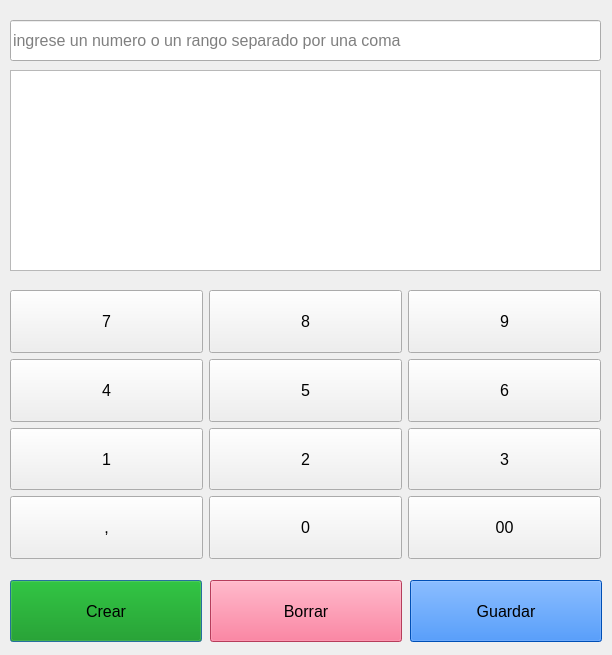
<?xml version="1.0" encoding="UTF-8"?>
<ui version="4.0">
 <class>Dialog</class>
 <widget class="QDialog" name="Dialog">
  <property name="windowModality">
   <enum>Qt::NonModal</enum>
  </property>
  <property name="geometry">
   <rect>
    <x>0</x>
    <y>0</y>
    <width>612</width>
    <height>655</height>
   </rect>
  </property>
  <property name="maximumSize">
   <size>
    <width>612</width>
    <height>655</height>
   </size>
  </property>
  <property name="windowTitle">
   <string>Tablas de Multiplicar</string>
  </property>
  <property name="windowIcon">
   <iconset>
    <normaloff>tablas.png</normaloff>tablas.png</iconset>
  </property>
  <widget class="QTextEdit" name="screen">
   <property name="geometry">
    <rect>
     <x>10</x>
     <y>70</y>
     <width>591</width>
     <height>201</height>
    </rect>
   </property>
   <property name="minimumSize">
    <size>
     <width>591</width>
     <height>201</height>
    </size>
   </property>
   <property name="maximumSize">
    <size>
     <width>591</width>
     <height>201</height>
    </size>
   </property>
   <property name="font">
    <font>
     <pointsize>12</pointsize>
    </font>
   </property>
   <property name="html">
    <string>&lt;!DOCTYPE HTML PUBLIC &quot;-//W3C//DTD HTML 4.0//EN&quot; &quot;http://www.w3.org/TR/REC-html40/strict.dtd&quot;&gt;
&lt;html&gt;&lt;head&gt;&lt;meta name=&quot;qrichtext&quot; content=&quot;1&quot; /&gt;&lt;style type=&quot;text/css&quot;&gt;
p, li { white-space: pre-wrap; }
&lt;/style&gt;&lt;/head&gt;&lt;body style=&quot; font-family:'MS Shell Dlg 2'; font-size:12pt; font-weight:400; font-style:normal;&quot;&gt;
&lt;p style=&quot;-qt-paragraph-type:empty; margin-top:0px; margin-bottom:0px; margin-left:0px; margin-right:0px; -qt-block-indent:0; text-indent:0px; font-size:7.8pt;&quot;&gt;&lt;br /&gt;&lt;/p&gt;&lt;/body&gt;&lt;/html&gt;</string>
   </property>
  </widget>
  <widget class="QWidget" name="gridLayoutWidget">
   <property name="geometry">
    <rect>
     <x>10</x>
     <y>290</y>
     <width>591</width>
     <height>269</height>
    </rect>
   </property>
   <layout class="QGridLayout" name="gridLayout">
    <item row="2" column="1">
     <widget class="QPushButton" name="pushButton_2">
      <property name="sizePolicy">
       <sizepolicy hsizetype="Minimum" vsizetype="Minimum">
        <horstretch>0</horstretch>
        <verstretch>0</verstretch>
       </sizepolicy>
      </property>
      <property name="font">
       <font>
        <pointsize>12</pointsize>
        <weight>50</weight>
        <bold>false</bold>
       </font>
      </property>
      <property name="styleSheet">
       <string notr="true"/>
      </property>
      <property name="text">
       <string>2</string>
      </property>
     </widget>
    </item>
    <item row="3" column="0">
     <widget class="QPushButton" name="pushButton_comma">
      <property name="sizePolicy">
       <sizepolicy hsizetype="Minimum" vsizetype="Minimum">
        <horstretch>0</horstretch>
        <verstretch>0</verstretch>
       </sizepolicy>
      </property>
      <property name="font">
       <font>
        <pointsize>12</pointsize>
        <weight>50</weight>
        <bold>false</bold>
       </font>
      </property>
      <property name="styleSheet">
       <string notr="true"/>
      </property>
      <property name="text">
       <string>,</string>
      </property>
     </widget>
    </item>
    <item row="2" column="0">
     <widget class="QPushButton" name="pushButton_1">
      <property name="sizePolicy">
       <sizepolicy hsizetype="Minimum" vsizetype="Minimum">
        <horstretch>0</horstretch>
        <verstretch>0</verstretch>
       </sizepolicy>
      </property>
      <property name="font">
       <font>
        <pointsize>12</pointsize>
        <weight>50</weight>
        <bold>false</bold>
       </font>
      </property>
      <property name="styleSheet">
       <string notr="true"/>
      </property>
      <property name="text">
       <string>1</string>
      </property>
     </widget>
    </item>
    <item row="1" column="0">
     <widget class="QPushButton" name="pushButton_4">
      <property name="sizePolicy">
       <sizepolicy hsizetype="Minimum" vsizetype="Minimum">
        <horstretch>0</horstretch>
        <verstretch>0</verstretch>
       </sizepolicy>
      </property>
      <property name="font">
       <font>
        <pointsize>12</pointsize>
        <weight>50</weight>
        <bold>false</bold>
       </font>
      </property>
      <property name="styleSheet">
       <string notr="true"/>
      </property>
      <property name="text">
       <string>4</string>
      </property>
     </widget>
    </item>
    <item row="3" column="2">
     <widget class="QPushButton" name="pushButton_00">
      <property name="sizePolicy">
       <sizepolicy hsizetype="Minimum" vsizetype="Minimum">
        <horstretch>0</horstretch>
        <verstretch>0</verstretch>
       </sizepolicy>
      </property>
      <property name="font">
       <font>
        <pointsize>12</pointsize>
        <weight>50</weight>
        <bold>false</bold>
       </font>
      </property>
      <property name="styleSheet">
       <string notr="true"/>
      </property>
      <property name="text">
       <string>00</string>
      </property>
     </widget>
    </item>
    <item row="0" column="2">
     <widget class="QPushButton" name="pushButton_9">
      <property name="sizePolicy">
       <sizepolicy hsizetype="Minimum" vsizetype="Minimum">
        <horstretch>0</horstretch>
        <verstretch>0</verstretch>
       </sizepolicy>
      </property>
      <property name="font">
       <font>
        <pointsize>12</pointsize>
        <weight>50</weight>
        <bold>false</bold>
       </font>
      </property>
      <property name="styleSheet">
       <string notr="true"/>
      </property>
      <property name="text">
       <string>9</string>
      </property>
     </widget>
    </item>
    <item row="0" column="0">
     <widget class="QPushButton" name="pushButton_7">
      <property name="sizePolicy">
       <sizepolicy hsizetype="Minimum" vsizetype="Minimum">
        <horstretch>0</horstretch>
        <verstretch>0</verstretch>
       </sizepolicy>
      </property>
      <property name="font">
       <font>
        <pointsize>12</pointsize>
        <weight>50</weight>
        <bold>false</bold>
       </font>
      </property>
      <property name="styleSheet">
       <string notr="true"/>
      </property>
      <property name="text">
       <string>7</string>
      </property>
     </widget>
    </item>
    <item row="1" column="2">
     <widget class="QPushButton" name="pushButton_6">
      <property name="sizePolicy">
       <sizepolicy hsizetype="Minimum" vsizetype="Minimum">
        <horstretch>0</horstretch>
        <verstretch>0</verstretch>
       </sizepolicy>
      </property>
      <property name="font">
       <font>
        <pointsize>12</pointsize>
        <weight>50</weight>
        <bold>false</bold>
       </font>
      </property>
      <property name="styleSheet">
       <string notr="true"/>
      </property>
      <property name="text">
       <string>6</string>
      </property>
     </widget>
    </item>
    <item row="2" column="2">
     <widget class="QPushButton" name="pushButton_3">
      <property name="sizePolicy">
       <sizepolicy hsizetype="Minimum" vsizetype="Minimum">
        <horstretch>0</horstretch>
        <verstretch>0</verstretch>
       </sizepolicy>
      </property>
      <property name="font">
       <font>
        <pointsize>12</pointsize>
        <weight>50</weight>
        <bold>false</bold>
       </font>
      </property>
      <property name="styleSheet">
       <string notr="true"/>
      </property>
      <property name="text">
       <string>3</string>
      </property>
     </widget>
    </item>
    <item row="1" column="1">
     <widget class="QPushButton" name="pushButton_5">
      <property name="sizePolicy">
       <sizepolicy hsizetype="Minimum" vsizetype="Minimum">
        <horstretch>0</horstretch>
        <verstretch>0</verstretch>
       </sizepolicy>
      </property>
      <property name="font">
       <font>
        <pointsize>12</pointsize>
        <weight>50</weight>
        <bold>false</bold>
       </font>
      </property>
      <property name="styleSheet">
       <string notr="true"/>
      </property>
      <property name="text">
       <string>5</string>
      </property>
     </widget>
    </item>
    <item row="3" column="1">
     <widget class="QPushButton" name="pushButton_0">
      <property name="sizePolicy">
       <sizepolicy hsizetype="Minimum" vsizetype="Minimum">
        <horstretch>0</horstretch>
        <verstretch>0</verstretch>
       </sizepolicy>
      </property>
      <property name="font">
       <font>
        <pointsize>12</pointsize>
        <weight>50</weight>
        <bold>false</bold>
       </font>
      </property>
      <property name="styleSheet">
       <string notr="true"/>
      </property>
      <property name="text">
       <string>0</string>
      </property>
     </widget>
    </item>
    <item row="0" column="1">
     <widget class="QPushButton" name="pushButton_8">
      <property name="sizePolicy">
       <sizepolicy hsizetype="Minimum" vsizetype="Minimum">
        <horstretch>0</horstretch>
        <verstretch>0</verstretch>
       </sizepolicy>
      </property>
      <property name="font">
       <font>
        <pointsize>12</pointsize>
        <weight>50</weight>
        <bold>false</bold>
       </font>
      </property>
      <property name="styleSheet">
       <string notr="true"/>
      </property>
      <property name="text">
       <string>8</string>
      </property>
     </widget>
    </item>
   </layout>
  </widget>
  <widget class="QPushButton" name="pushButton_crear">
   <property name="geometry">
    <rect>
     <x>10</x>
     <y>580</y>
     <width>192</width>
     <height>62</height>
    </rect>
   </property>
   <property name="sizePolicy">
    <sizepolicy hsizetype="Minimum" vsizetype="Minimum">
     <horstretch>0</horstretch>
     <verstretch>0</verstretch>
    </sizepolicy>
   </property>
   <property name="font">
    <font>
     <pointsize>12</pointsize>
     <weight>50</weight>
     <bold>false</bold>
    </font>
   </property>
   <property name="styleSheet">
    <string notr="true">QPushButton {
	
	background-color: rgb(0, 143, 0);
}

QPushButton:hover{
	background-color: rgb(0, 85, 0);
	font: 75 12pt &quot;MS Shell Dlg 2&quot;;
	color:white
}</string>
   </property>
   <property name="text">
    <string>Crear</string>
   </property>
   <property name="default">
    <bool>true</bool>
   </property>
  </widget>
  <widget class="QPushButton" name="pushButton_borrar">
   <property name="geometry">
    <rect>
     <x>210</x>
     <y>580</y>
     <width>192</width>
     <height>62</height>
    </rect>
   </property>
   <property name="sizePolicy">
    <sizepolicy hsizetype="Minimum" vsizetype="Minimum">
     <horstretch>0</horstretch>
     <verstretch>0</verstretch>
    </sizepolicy>
   </property>
   <property name="font">
    <font>
     <pointsize>12</pointsize>
     <weight>50</weight>
     <bold>false</bold>
    </font>
   </property>
   <property name="styleSheet">
    <string notr="true">QPushButton {
	
	background-color: rgb(255, 85, 127);
}

QPushButton:hover{
	background-color: rgb(236, 0, 0);
	font: 75 12pt &quot;MS Shell Dlg 2&quot;;
	color:white
}</string>
   </property>
   <property name="text">
    <string>Borrar</string>
   </property>
  </widget>
  <widget class="QPushButton" name="pushButton_guardar">
   <property name="geometry">
    <rect>
     <x>410</x>
     <y>580</y>
     <width>192</width>
     <height>62</height>
    </rect>
   </property>
   <property name="sizePolicy">
    <sizepolicy hsizetype="Minimum" vsizetype="Minimum">
     <horstretch>0</horstretch>
     <verstretch>0</verstretch>
    </sizepolicy>
   </property>
   <property name="font">
    <font>
     <pointsize>12</pointsize>
     <weight>50</weight>
     <bold>false</bold>
    </font>
   </property>
   <property name="styleSheet">
    <string notr="true">QPushButton {
	background-color: rgb(0, 110, 255);
}

QPushButton:hover{
	background-color: rgb(0, 0, 255);
	font: 75 12pt &quot;MS Shell Dlg 2&quot;;
	color:white
}</string>
   </property>
   <property name="text">
    <string>Guardar</string>
   </property>
  </widget>
  <widget class="QLineEdit" name="lineEdit">
   <property name="geometry">
    <rect>
     <x>10</x>
     <y>20</y>
     <width>591</width>
     <height>41</height>
    </rect>
   </property>
   <property name="font">
    <font>
     <family>Arial</family>
     <pointsize>12</pointsize>
     <weight>50</weight>
     <bold>false</bold>
    </font>
   </property>
   <property name="placeholderText">
    <string>ingrese un numero o un rango separado por una coma</string>
   </property>
  </widget>
 </widget>
 <resources/>
 <connections>
  <connection>
   <sender>pushButton_borrar</sender>
   <signal>clicked()</signal>
   <receiver>screen</receiver>
   <slot>clear()</slot>
   <hints>
    <hint type="sourcelabel">
     <x>341</x>
     <y>616</y>
    </hint>
    <hint type="destinationlabel">
     <x>320</x>
     <y>109</y>
    </hint>
   </hints>
  </connection>
  <connection>
   <sender>pushButton_borrar</sender>
   <signal>clicked()</signal>
   <receiver>lineEdit</receiver>
   <slot>clear()</slot>
   <hints>
    <hint type="sourcelabel">
     <x>276</x>
     <y>603</y>
    </hint>
    <hint type="destinationlabel">
     <x>198</x>
     <y>51</y>
    </hint>
   </hints>
  </connection>
 </connections>
</ui>
